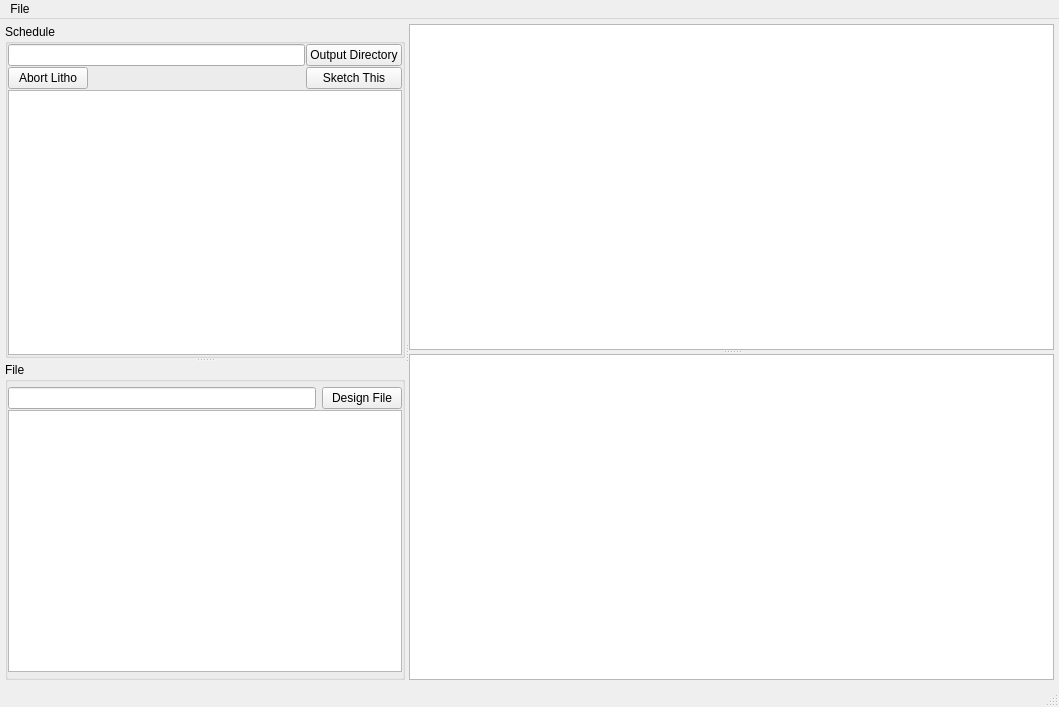
<?xml version="1.0" encoding="UTF-8"?>
<ui version="4.0">
 <class>MainWindow</class>
 <widget class="QMainWindow" name="MainWindow">
  <property name="enabled">
   <bool>true</bool>
  </property>
  <property name="geometry">
   <rect>
    <x>0</x>
    <y>0</y>
    <width>1059</width>
    <height>707</height>
   </rect>
  </property>
  <property name="acceptDrops">
   <bool>true</bool>
  </property>
  <property name="windowTitle">
   <string>MainWindow</string>
  </property>
  <property name="autoFillBackground">
   <bool>false</bool>
  </property>
  <widget class="QWidget" name="centralwidget">
   <layout class="QHBoxLayout" name="horizontalLayout">
    <property name="spacing">
     <number>6</number>
    </property>
    <property name="margin">
     <number>5</number>
    </property>
    <item>
     <widget class="QSplitter" name="splitter_3">
      <property name="lineWidth">
       <number>1</number>
      </property>
      <property name="orientation">
       <enum>Qt::Horizontal</enum>
      </property>
      <property name="childrenCollapsible">
       <bool>false</bool>
      </property>
      <widget class="QSplitter" name="splitter">
       <property name="sizePolicy">
        <sizepolicy hsizetype="Expanding" vsizetype="Preferred">
         <horstretch>0</horstretch>
         <verstretch>0</verstretch>
        </sizepolicy>
       </property>
       <property name="minimumSize">
        <size>
         <width>400</width>
         <height>0</height>
        </size>
       </property>
       <property name="orientation">
        <enum>Qt::Vertical</enum>
       </property>
       <widget class="QGroupBox" name="groupBox">
        <property name="sizePolicy">
         <sizepolicy hsizetype="Expanding" vsizetype="MinimumExpanding">
          <horstretch>0</horstretch>
          <verstretch>0</verstretch>
         </sizepolicy>
        </property>
        <property name="minimumSize">
         <size>
          <width>0</width>
          <height>20</height>
         </size>
        </property>
        <property name="title">
         <string>Schedule</string>
        </property>
        <property name="flat">
         <bool>true</bool>
        </property>
        <property name="checkable">
         <bool>false</bool>
        </property>
        <layout class="QVBoxLayout" name="verticalLayout_2">
         <property name="spacing">
          <number>1</number>
         </property>
         <property name="margin">
          <number>0</number>
         </property>
         <item>
          <layout class="QGridLayout" name="gridLayout">
           <item row="1" column="2">
            <widget class="QPushButton" name="sketchThis">
             <property name="text">
              <string>Sketch This</string>
             </property>
            </widget>
           </item>
           <item row="0" column="0">
            <widget class="QLineEdit" name="fileOut">
             <property name="enabled">
              <bool>true</bool>
             </property>
             <property name="text">
              <string/>
             </property>
             <property name="maxLength">
              <number>32777</number>
             </property>
             <property name="frame">
              <bool>true</bool>
             </property>
            </widget>
           </item>
           <item row="0" column="2">
            <widget class="QPushButton" name="saveDirectory">
             <property name="text">
              <string>Output Directory</string>
             </property>
            </widget>
           </item>
           <item row="1" column="0">
            <layout class="QHBoxLayout" name="horizontalLayout_2">
             <item>
              <widget class="QPushButton" name="abortLitho">
               <property name="text">
                <string>Abort Litho</string>
               </property>
              </widget>
             </item>
             <item>
              <spacer name="horizontalSpacer">
               <property name="orientation">
                <enum>Qt::Horizontal</enum>
               </property>
               <property name="sizeHint" stdset="0">
                <size>
                 <width>40</width>
                 <height>20</height>
                </size>
               </property>
              </spacer>
             </item>
            </layout>
           </item>
          </layout>
         </item>
         <item>
          <widget class="QTreeView" name="tree_schedule">
           <property name="alternatingRowColors">
            <bool>true</bool>
           </property>
          </widget>
         </item>
        </layout>
       </widget>
       <widget class="QGroupBox" name="groupBox2">
        <property name="sizePolicy">
         <sizepolicy hsizetype="Expanding" vsizetype="MinimumExpanding">
          <horstretch>0</horstretch>
          <verstretch>0</verstretch>
         </sizepolicy>
        </property>
        <property name="minimumSize">
         <size>
          <width>0</width>
          <height>20</height>
         </size>
        </property>
        <property name="title">
         <string>File</string>
        </property>
        <property name="flat">
         <bool>true</bool>
        </property>
        <property name="checkable">
         <bool>false</bool>
        </property>
        <layout class="QVBoxLayout" name="verticalLayout_3">
         <property name="spacing">
          <number>1</number>
         </property>
         <property name="sizeConstraint">
          <enum>QLayout::SetDefaultConstraint</enum>
         </property>
         <property name="leftMargin">
          <number>0</number>
         </property>
         <property name="topMargin">
          <number>5</number>
         </property>
         <property name="rightMargin">
          <number>0</number>
         </property>
         <property name="bottomMargin">
          <number>5</number>
         </property>
         <item>
          <layout class="QGridLayout" name="gridLayout2">
           <property name="sizeConstraint">
            <enum>QLayout::SetNoConstraint</enum>
           </property>
           <property name="horizontalSpacing">
            <number>6</number>
           </property>
           <property name="verticalSpacing">
            <number>0</number>
           </property>
           <item row="0" column="0">
            <widget class="QLineEdit" name="fileIn">
             <property name="enabled">
              <bool>true</bool>
             </property>
            </widget>
           </item>
           <item row="0" column="1">
            <widget class="QPushButton" name="loadFile">
             <property name="text">
              <string>Design File</string>
             </property>
            </widget>
           </item>
          </layout>
         </item>
         <item>
          <widget class="QTreeView" name="tree_file">
           <property name="alternatingRowColors">
            <bool>true</bool>
           </property>
           <property name="indentation">
            <number>20</number>
           </property>
          </widget>
         </item>
        </layout>
       </widget>
      </widget>
      <widget class="QSplitter" name="splitter_2">
       <property name="sizePolicy">
        <sizepolicy hsizetype="Preferred" vsizetype="Expanding">
         <horstretch>1</horstretch>
         <verstretch>0</verstretch>
        </sizepolicy>
       </property>
       <property name="orientation">
        <enum>Qt::Vertical</enum>
       </property>
       <widget class="PlotWidget" name="plot1">
        <property name="acceptDrops">
         <bool>false</bool>
        </property>
       </widget>
       <widget class="PlotWidget" name="plot2"/>
      </widget>
     </widget>
    </item>
   </layout>
  </widget>
  <widget class="QMenuBar" name="menubar">
   <property name="geometry">
    <rect>
     <x>0</x>
     <y>0</y>
     <width>1059</width>
     <height>21</height>
    </rect>
   </property>
   <property name="nativeMenuBar">
    <bool>true</bool>
   </property>
   <widget class="QMenu" name="menuFile">
    <property name="title">
     <string>File</string>
    </property>
    <addaction name="actionExit"/>
   </widget>
   <addaction name="menuFile"/>
  </widget>
  <widget class="QStatusBar" name="statusbar"/>
  <action name="insertRowAction">
   <property name="text">
    <string>Insert Row</string>
   </property>
   <property name="shortcut">
    <string>Ctrl+I, R</string>
   </property>
  </action>
  <action name="removeRowAction">
   <property name="text">
    <string>Remove Row</string>
   </property>
   <property name="shortcut">
    <string>Ctrl+R, R</string>
   </property>
  </action>
  <action name="insertColumnAction">
   <property name="text">
    <string>Insert Column</string>
   </property>
   <property name="shortcut">
    <string>Ctrl+I, C</string>
   </property>
  </action>
  <action name="removeColumnAction">
   <property name="text">
    <string>Remove Column</string>
   </property>
   <property name="shortcut">
    <string>Ctrl+R, C</string>
   </property>
  </action>
  <action name="insertChildAction">
   <property name="text">
    <string>Insert Child</string>
   </property>
   <property name="shortcut">
    <string>Ctrl+N</string>
   </property>
  </action>
  <action name="actionExit">
   <property name="text">
    <string>Exit</string>
   </property>
   <property name="shortcut">
    <string>Ctrl+Q, Ctrl+W</string>
   </property>
  </action>
 </widget>
 <customwidgets>
  <customwidget>
   <class>PlotWidget</class>
   <extends>QGraphicsView</extends>
   <header location="global">pyqtgraph</header>
  </customwidget>
 </customwidgets>
 <tabstops>
  <tabstop>fileOut</tabstop>
  <tabstop>saveDirectory</tabstop>
  <tabstop>tree_schedule</tabstop>
  <tabstop>fileIn</tabstop>
  <tabstop>loadFile</tabstop>
  <tabstop>tree_file</tabstop>
  <tabstop>plot2</tabstop>
  <tabstop>plot1</tabstop>
 </tabstops>
 <resources/>
 <connections/>
</ui>
